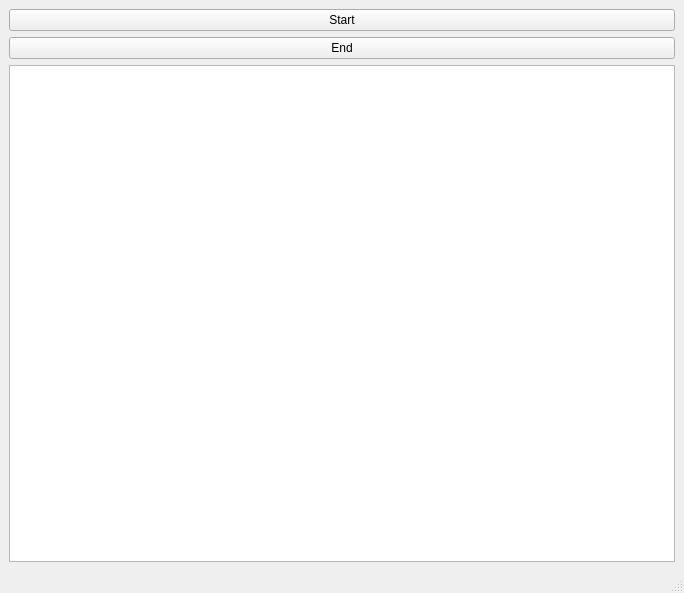
<?xml version="1.0" encoding="UTF-8"?>
<ui version="4.0">
 <class>MainWindow</class>
 <widget class="QMainWindow" name="MainWindow">
  <property name="geometry">
   <rect>
    <x>0</x>
    <y>0</y>
    <width>684</width>
    <height>593</height>
   </rect>
  </property>
  <property name="windowTitle">
   <string>MainWindow</string>
  </property>
  <widget class="QWidget" name="centralwidget">
   <layout class="QGridLayout" name="gridLayout">
    <item row="0" column="0">
     <layout class="QVBoxLayout" name="verticalLayout_2">
      <item>
       <widget class="QPushButton" name="startButton">
        <property name="text">
         <string>Start</string>
        </property>
       </widget>
      </item>
      <item>
       <widget class="QPushButton" name="endButton">
        <property name="text">
         <string>End</string>
        </property>
       </widget>
      </item>
      <item>
       <widget class="QTextEdit" name="tv"/>
      </item>
     </layout>
    </item>
   </layout>
  </widget>
  <widget class="QMenuBar" name="menubar">
   <property name="geometry">
    <rect>
     <x>0</x>
     <y>0</y>
     <width>684</width>
     <height>21</height>
    </rect>
   </property>
  </widget>
  <widget class="QStatusBar" name="statusbar"/>
 </widget>
 <resources/>
 <connections/>
</ui>
